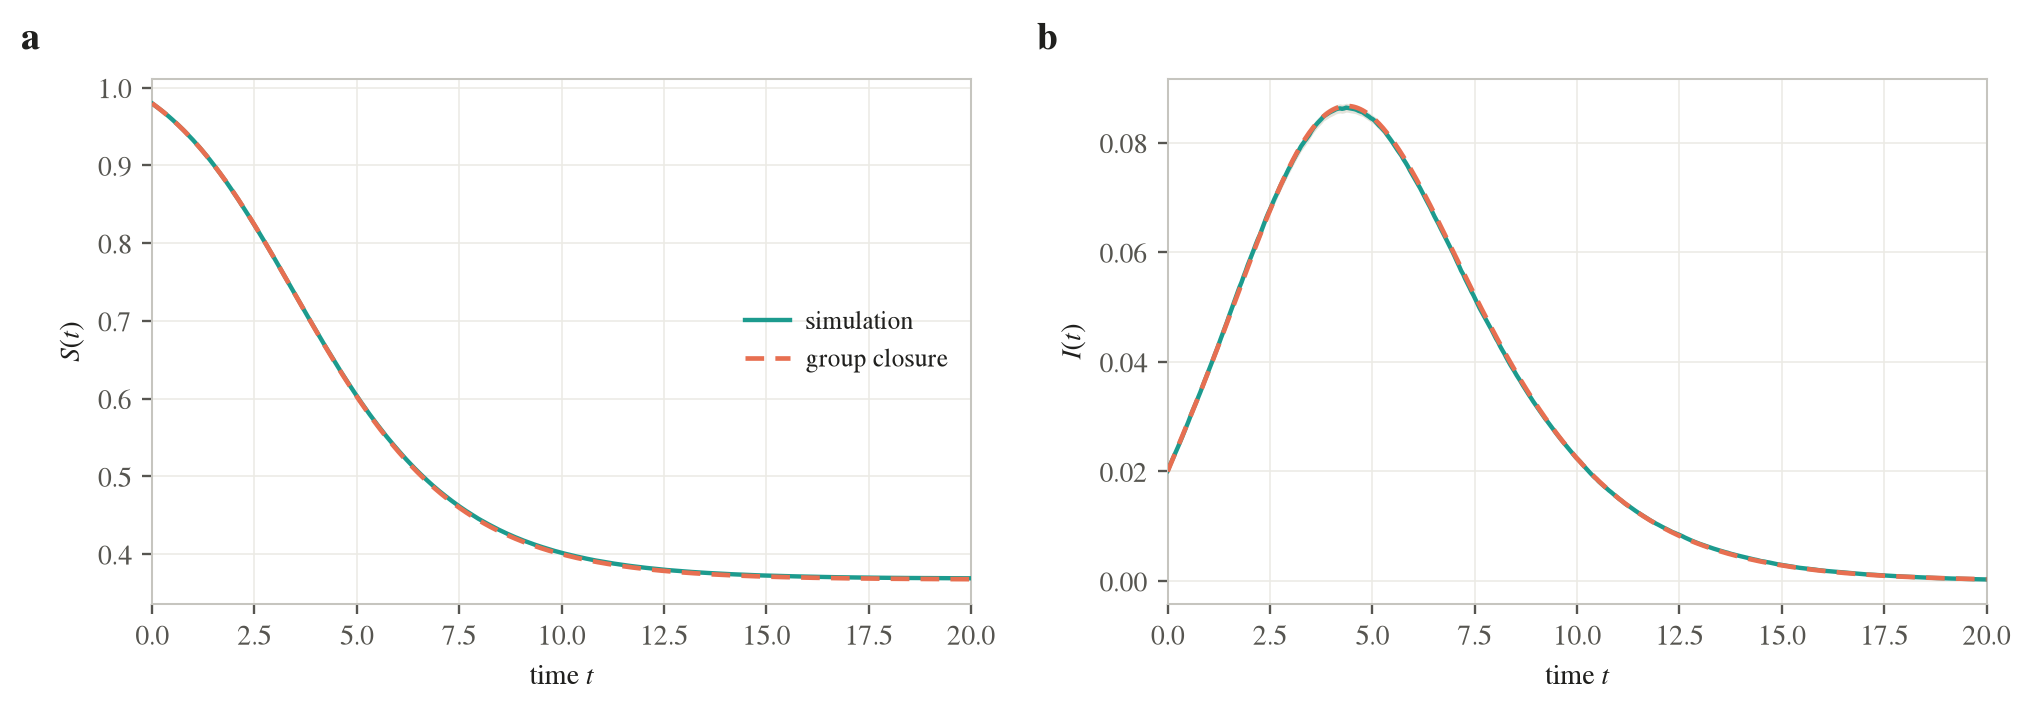

Write the Python code that produced this figure.
"""Figure 2: time evolution of multiplex-hypergraph SIR -- group closure vs
exact Gillespie simulation (no mean field).

The group closure (theory.py) is integrated for S(t); one extra quadrature
Rdot = mu I splits I(t) from R(t). The ground truth is a direct continuous-time
(Gillespie) simulation of the microscopic process on a configuration-model
multiplex hypergraph, started from an epsilon fraction infected and averaged
over independent realisations. A Fenwick tree over group rates makes each
transmission draw O(log G), so a supercritical run at N=6000 is cheap.
"""
import numpy as np
import matplotlib as mpl
import matplotlib.pyplot as plt
from scipy.integrate import solve_ivp
from theory import Closure, lambda_c_rho
from simulate import build_multiplex

# ---------------------------------------------------------------- parameters
P = {(2, 2): 0.5, (3, 3): 0.5}
m = (3, 4)
N = 6000
EPS = 0.02
NRUNS = 400
LC = lambda_c_rho(P, m)
LAM = 1.6 * LC
TGRID = np.linspace(0.0, 20.0, 400)


# ---------------------------------------------------------------- simulation
def gillespie_traj(P, m, N, lam, eps, tgrid, rng, w=None, theta=None):
    """Exact continuous-time SIR trajectory; returns S(t), I(t) on tgrid."""
    M = len(m)
    w = np.ones(M) if w is None else np.asarray(w, float)
    theta = [1] * M if theta is None else theta
    beta = [lam * w[a] for a in range(M)]
    groups, _ = build_multiplex(P, m, N, rng)
    gmembers, glayer = [], []
    for a in range(M):
        for row in groups[a]:
            gmembers.append(np.asarray(row, np.int64))
            glayer.append(a)
    G = len(gmembers)
    glayer = np.array(glayer)
    membership = [[] for _ in range(N)]
    for gi, row in enumerate(gmembers):
        for v in row:
            membership[int(v)].append(gi)
    membership = [np.array(x, np.int64) for x in membership]

    st = np.zeros(N, np.int8)                      # 0=S 1=I 2=R
    st[rng.random(N) < eps] = 1
    n_inf = np.zeros(G, np.int64)
    n_sus = np.zeros(G, np.int64)
    for gi, row in enumerate(gmembers):
        s = st[row]
        n_inf[gi] = (s == 1).sum()
        n_sus[gi] = (s == 0).sum()

    def grate(gi):
        a = glayer[gi]
        return beta[a] * n_sus[gi] if n_inf[gi] >= theta[a] else 0.0

    bit = np.zeros(G + 1)

    def bupd(i, delta):
        i += 1
        while i <= G:
            bit[i] += delta
            i += i & (-i)

    def bprefix(i):
        s = 0.0
        while i > 0:
            s += bit[i]
            i -= i & (-i)
        return s

    def bfind(x):                                  # 0-based group with prefix>x
        pos, r = 0, x
        for k in range(G.bit_length(), -1, -1):
            nxt = pos + (1 << k)
            if nxt <= G and bit[nxt] <= r:
                pos = nxt
                r -= bit[nxt]
        return pos

    rate = np.array([grate(gi) for gi in range(G)])
    for gi in range(G):
        if rate[gi] > 0:
            bupd(gi, rate[gi])
    infected = set(np.where(st == 1)[0].tolist())

    def set_rate(gi):
        new = grate(gi)
        if new != rate[gi]:
            bupd(gi, new - rate[gi])
            rate[gi] = new

    S, I = np.empty(len(tgrid)), np.empty(len(tgrid))
    t, gt = 0.0, 0

    def record_until(tnow):
        nonlocal gt
        while gt < len(tgrid) and tgrid[gt] <= tnow:
            S[gt] = (st == 0).sum() / N
            I[gt] = len(infected) / N
            gt += 1

    record_until(0.0)
    while infected and gt < len(tgrid):
        rec = float(len(infected))
        tr = bprefix(G)
        tot = rec + tr
        if tot <= 0:
            break
        t += rng.exponential(1.0 / tot)
        record_until(t)
        if gt >= len(tgrid):
            break
        if rng.random() * tot < rec:                       # recovery
            arr = np.fromiter(infected, np.int64, len(infected))
            v = int(arr[rng.integers(len(arr))])
            infected.discard(v)
            st[v] = 2
            for gi in membership[v]:
                n_inf[gi] -= 1
                set_rate(gi)
        else:                                              # transmission
            gi = bfind(rng.random() * tr)
            row = gmembers[gi]
            sus = [int(x) for x in row if st[x] == 0]
            wnode = sus[rng.integers(len(sus))]
            st[wnode] = 1
            infected.add(wnode)
            for gj in membership[wnode]:
                n_inf[gj] += 1
                n_sus[gj] -= 1
                set_rate(gj)
    record_until(np.inf)
    return S, I


# ---------------------------------------------------------------- closure S,I
def closure_SI(tgrid):
    clo = Closure(P, m, LAM, eps=EPS)
    K = clo.dim

    def rhs(t, y):                                # x-compartments + R (Rdot=muI)
        x, R = y[:K], y[K]
        Phi, _ = clo.phi(x)
        S = (1 - EPS) * clo.gf.Psi(Phi)
        return np.concatenate([clo.rhs(t, x), [1 - S - R]])

    sol = solve_ivp(rhs, [0, tgrid[-1]],
                    np.concatenate([clo.initial(), [0.0]]),
                    method="LSODA", rtol=1e-9, atol=1e-12, dense_output=True)
    Y = sol.sol(tgrid)
    S = np.array([(1 - EPS) * clo.gf.Psi(clo.phi(Y[:K, j])[0])
                  for j in range(len(tgrid))])
    return S, 1 - S - Y[K, :]


def main():
    import json, os
    # sim trajectories cached (delete figure2_data.json to rerun the Gillespie)
    if os.path.exists("figure2_data.json"):
        d = json.load(open("figure2_data.json"))
        TG = np.array(d["t"])
        Sm, Sci, Im, Ici = (np.array(d[k]) for k in ("Sm", "Sci", "Im", "Ici"))
        Sc, Ic = np.array(d["Sc"]), np.array(d["Ic"])
    else:
        TG = TGRID
        Sc, Ic = closure_SI(TG)
        rng = np.random.default_rng(20240601)
        Ss = np.empty((NRUNS, len(TG)))
        Is = np.empty((NRUNS, len(TG)))
        for r in range(NRUNS):
            Ss[r], Is[r] = gillespie_traj(P, m, N, LAM, EPS, TG, rng)
        Sm, Im = Ss.mean(0), Is.mean(0)
        Sci = 1.96 * Ss.std(0, ddof=1) / np.sqrt(NRUNS)
        Ici = 1.96 * Is.std(0, ddof=1) / np.sqrt(NRUNS)
        json.dump({"t": TG.tolist(), "Sm": Sm.tolist(), "Sci": Sci.tolist(),
                   "Im": Im.tolist(), "Ici": Ici.tolist(), "Sc": Sc.tolist(),
                   "Ic": Ic.tolist(), "N": N, "nruns": NRUNS},
                  open("figure2_data.json", "w"))
    devS, devI = np.abs(Sm - Sc).max(), np.abs(Im - Ic).max()
    peak_sim, peak_clo = Im.max(), Ic.max()

    # ---- plot (fresh jewel palette, consistent with the lambda_c figure) ----
    INK, SEC = "#20201e", "#565550"
    SIM, CLO = "#1C9B8E", "#E76F51"        # teal simulation / coral group closure
    BAND = "#e4e3db"
    mpl.rcParams.update({
        "figure.dpi": 140, "savefig.dpi": 340,
        "font.family": "STIXGeneral", "mathtext.fontset": "stix", "font.size": 9.5,
        "axes.edgecolor": "#c6c5bf", "axes.linewidth": 0.7, "axes.labelcolor": INK,
        "xtick.color": SEC, "ytick.color": SEC, "text.color": INK,
        "axes.grid": True, "grid.color": "#ecebe5", "grid.linewidth": 0.55,
        "axes.axisbelow": True, "legend.frameon": False,
    })
    fig, (axS, axI) = plt.subplots(1, 2, figsize=(9.6, 3.35))
    fig.subplots_adjust(left=0.075, right=0.985, bottom=0.155, top=0.9, wspace=0.24)
    for ax, (ym, yci, yc, lab) in ((axS, (Sm, Sci, Sc, r"$S(t)$")),
                                   (axI, (Im, Ici, Ic, r"$I(t)$"))):
        ax.fill_between(TG, ym - yci, ym + yci, color=BAND, lw=0, zorder=1)
        ax.plot(TG, ym, "-", color=SIM, lw=1.5, zorder=3, label="simulation")
        ax.plot(TG, yc, "--", color=CLO, lw=1.6, dashes=(4, 2.4), zorder=4,
                label="group closure")
        ax.set_xlim(0, 20)
        ax.set_xlabel(r"time $t$")
        ax.set_ylabel(lab)
        ax.tick_params(which="both", top=False, right=False)
    axS.legend(loc="center right", fontsize=8.6, handlelength=1.8,
               handletextpad=0.6, labelspacing=0.5)
    axS.text(-0.16, 1.04, "a", transform=axS.transAxes, fontsize=13,
             fontweight="bold", va="bottom")
    axI.text(-0.16, 1.04, "b", transform=axI.transAxes, fontsize=13,
             fontweight="bold", va="bottom")
    fig.savefig("figure2_evolution.pdf", bbox_inches="tight")
    fig.savefig("figure2_evolution.png", bbox_inches="tight", dpi=210)
    print(f"saved figure2_evolution.png/.pdf  (N={N}, {NRUNS} runs, lam=1.6 lc)")
    print(f"max |S_sim-S_clo| = {devS:.4f}   max |I_sim-I_clo| = {devI:.4f}")
    print(f"peak I: sim {peak_sim:.4f}  closure {peak_clo:.4f}  "
          f"at t={TG[Im.argmax()]:.2f}/{TG[Ic.argmax()]:.2f}")


if __name__ == "__main__":
    main()
